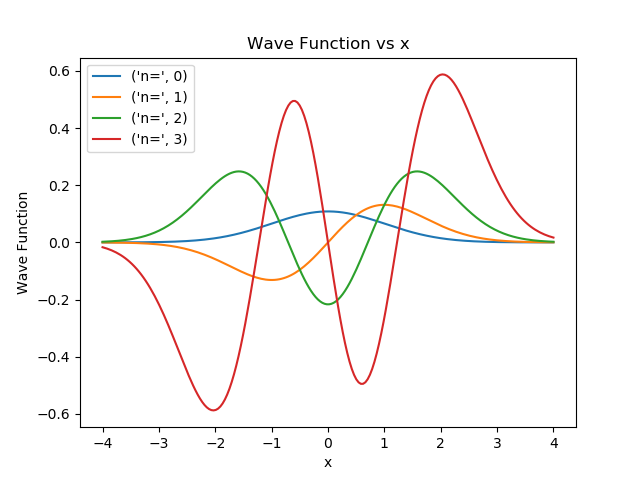

Reproduce this figure in Python.
#! /usr/bin/env/ python3

"""
Dakota Bosch
Exam 1, Question 3

Function H(n,x) calculates any hermite polynomial
program then plots the wave function vs x for desired range of n
"""
import numpy as np
import math
from matplotlib.pyplot import plot,show,legend,title,xlabel,ylabel,figure
from gaussxw import gaussxwab
#takes in n and returns evaluated hermite polynomial at x
def H(n,x):
    h =[1,2*x]
    for i in range(0,n-1):
        h.append(2*x*h[i+1] - 2*(i+1)*h[i])
    return h[n]

n=3
x=4
k=200  #number of steps to evaluate
X=np.linspace(-4,4,k)

for i in range(0,n+1):  #loop to evaluate multiple hermite polynomials
    h=[]
    wave=[]
    for j in range(0,k): #loop to evaluate hermite polynomials and wave function over x 
        h.append(H(i,X[j]))
        wave.append(h[j]/(2**n*math.factorial(n)*np.pi**.5)**.5*np.exp(-(X[j])**2/2)) 
    plot(X,wave,label=('n=',i))

legend()
title('Wave Function vs x')
xlabel('x')
ylabel('Wave Function')


## part B, makes a plot of wavefunction w/ n=30 with x range (-10,10)
figure(2)
n=30
x=10
h=[]
wave=[]
X=np.linspace(-10,10,k)

for j in range(0,k): #loop to evaluate hermite polynomials and wave function over x 
    h.append(H(n,X[j]))
    wave.append(h[j]/(2**n*math.factorial(n)*np.pi**.5)**.5*np.exp(-(X[j])**2/2))
   
plot(X,wave,label=('n=',n))
legend()
title('Wave Function vs x')
xlabel('x')
ylabel('Wave Function')
show()





#evaluates quantum uncertainty at n=5 using 100 points
#using substitutions x=tanz, dx= dz/cosz^2
#or z=x/(1+x), x=z/(1-z), dx = dz/(1-z)^2
a=0
b=1
n=5
s=0.0
h=0
y,w = gaussxwab(100,a,b)	#calling gaussian quadrature program

def f(z):
    x=z/(1-z)
    h=(H(n,x))
    wave = h/ (2**n*math.factorial(n)*np.pi**.5)**.5 *np.exp(-(x)**2/2)
    return x**2 * wave**2 / (1-z)**2

for k in range(100):
    s+=w[k]*f(y[k])

print(np.sqrt(s*2))
